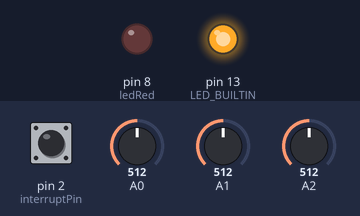
Bench run of a sketch on a simulated Arduino Uno, built with avr-gcc and run on an emulated ATmega328P. On the bench: output pins drawn as LEDs (lit = HIGH). The inputs (shaded band) are chosen by the test bench; at power-on: pin 2 (interruptPin) HIGH, A1 = 512, A0 = 512, A2 = 512. What the sketch prints to the serial monitor is not drawn.

Above: at 0.01 s.
At 6.2 s:
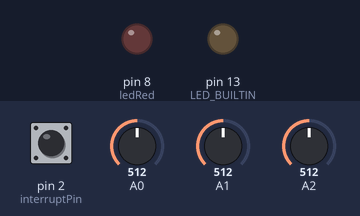
6.3 s: pin 2 (interruptPin) pulled LOW for 0.15 s
At 7.9 s:
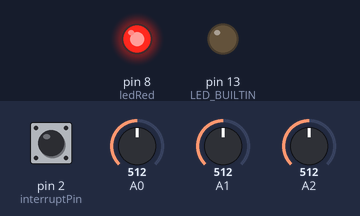
9.0 s: A1 set to 217
13.4 s: A1 set to 197
17.0 s: A0 set to 106
18.5 s: A0 set to 90
21.7 s: A2 set to 108
26.1 s: A2 set to 94
Timing chart, 0 to 29.1 s (numbered marks = the images above; inputs shaded):
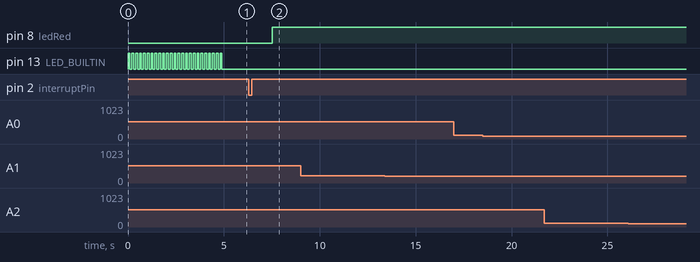

Measured:
- after the input at 6.3 s, pin 8 (ledRed): LOW → HIGH after 1.2 s
- after the input at 9.0 s, every drawn part: stays the same
- after the input at 13.4 s, every drawn part: stays the same
- after the input at 17.0 s, every drawn part: stays the same
- after the input at 18.5 s, every drawn part: stays the same
- after the input at 21.7 s, every drawn part: stays the same
- after the input at 26.1 s, every drawn part: stays the same

The sketch:

ReadSensorDataArduino.ino
```cpp
// (licence header left out)
#define wait delay(1000)
#include <stdio.h>
#include <ArduinoJson.h>

const int N = 9;

/**
 * @brief Estrutura dos dados
 * e
 */
typedef struct _data {
  int idRoom;
  int idHardware;
  int idDataType;
  int idFuncionalityType;
  String value;
} Data;

/**
 * @brief Estrutura de Hardware
 *
 */
typedef struct _hardware {
  Data hardware[N];
  int count;
} Hardwares;

// Declaração da estrutura Hardware
Hardwares data;
const byte ledRed = 8;
int interruptPin = 2;
volatile byte stateLight = LOW;

void setup() {
  data.count = 1;

  //Innput
  pinMode(A0, INPUT);
  pinMode(A1, INPUT);
  pinMode(A2, INPUT);
  pinMode(interruptPin, INPUT_PULLUP);


  //Interrupt
  attachInterrupt(digitalPinToInterrupt(interruptPin), TurnOnLight, RISING);

  //Output
  pinMode(ledRed, OUTPUT);
  pinMode(LED_BUILTIN, OUTPUT);
  digitalWrite(LED_BUILTIN, HIGH);

  //Pisca led builtin do arduino para inicializar
  Blink(25);
  Serial.begin(9600);
}

void loop() {
  int n = 4;
  data.hardware[1].idRoom = 1;
  data.hardware[1].idHardware = 2;
  data.hardware[1].idDataType = 1;
  data.hardware[1].idFuncionalityType = 1;
  data.hardware[1].value = String(TemperatureConverter(A1));

  data.hardware[2].idRoom = 1;
  data.hardware[2].idHardware = 1;
  data.hardware[2].idDataType = 5;
  data.hardware[1].idFuncionalityType = 1;
  data.hardware[2].value = String(Hardware(A0));

  data.hardware[3].idRoom = 1;
  data.hardware[3].idHardware = 4;
  data.hardware[3].idDataType = 6;
  data.hardware[1].idFuncionalityType = 1;
  data.hardware[3].value = String(Hardware(A2));


  data.hardware[4].idRoom = 1;
  data.hardware[4].idHardware = 3;
  data.hardware[4].idDataType = 5;
  data.hardware[1].idFuncionalityType = 2;
  data.hardware[4].value = String(digitalRead(ledRed));

  if (Serial.available() > 0) {
    String data = Serial.readStringUntil('\n');
    DeserializeData(data);
    //processMessage(data);
    //Serial.print("Recebi:");
    //Serial.print(data);
    //Serial.println(";");
  }

  Serial.print("[");
  for (int i = 1; i <= n; i++) {
    SerialSendData(data.hardware[i]);
    if ((n) > i) Serial.print(",");
  }
  Serial.println("]");

  digitalWrite(ledRed, stateLight);

  wait;
}

enum ActuatorState { ON, OFF };
ActuatorState convertActuatorState(String x);

ActuatorState convertActuatorState(String x) {
  if (x == "Ligado") return ON;
  if (x == "Desligado") return OFF;
}

/**
 * @brief Função que converte os dados analógicos do sensor para a temperatura
 *
 * @param port
 * @return int
 */
int TemperatureConverter(int port) {
  return (float(Hardware(port)) * 5 / (1023)) / 0.01;
}


/**
 * @brief    Função que recebe os dados provenientes da porta analógica do sensor
 *
 * @param port
 * @return int
 */
int Hardware(int port) {
  return analogRead(port);
}

typedef struct ActuatorSetter{
  int ID;
  String Operation;
  String Value;
};

void DeserializeData(String setter){
  StaticJsonDocument<200> doc;

  deserializeJson(doc, setter);
  const char* tmpValue = doc["Value"];
  String value = String(tmpValue);
  //String message = "Op:" + value;
  //Serial.println(message);

  ActuatorState state = convertActuatorState(value);

  if (state == ON)
    stateLight = HIGH;
  if (state == OFF)
    stateLight = LOW;
}

/**
 * @brief Função que transforma os dados num ficheiro json
 *
 * @param dat
 * @param index
 * @param idRoom
 * @param idHardware
 */
void SerialSendData(Data hardware) {
  StaticJsonDocument<200> doc;

  doc["idRoom"] = hardware.idRoom;
  doc["idHardware"] = hardware.idHardware;
  doc["idDataType"] = hardware.idDataType;
  doc["value"] = hardware.value;

  serializeJson(doc, Serial);
}

/**
 * @brief Ligar a luz
 */
void TurnOnLight(){
  if(stateLight == LOW){
     stateLight = HIGH;
    // Serial.println("Luz ligada");
  }else{
    stateLight = LOW;
    //Serial.println("Luz desligada");
  }
}

/**
 * @brief Piscar led para sinalizar uma operação
 */
void Blink(int count){
  for(int i =0; i < count; i++){
    digitalWrite(LED_BUILTIN, HIGH);
    delay(100);
    digitalWrite(LED_BUILTIN,LOW);
    delay(100);
  }
}
```
